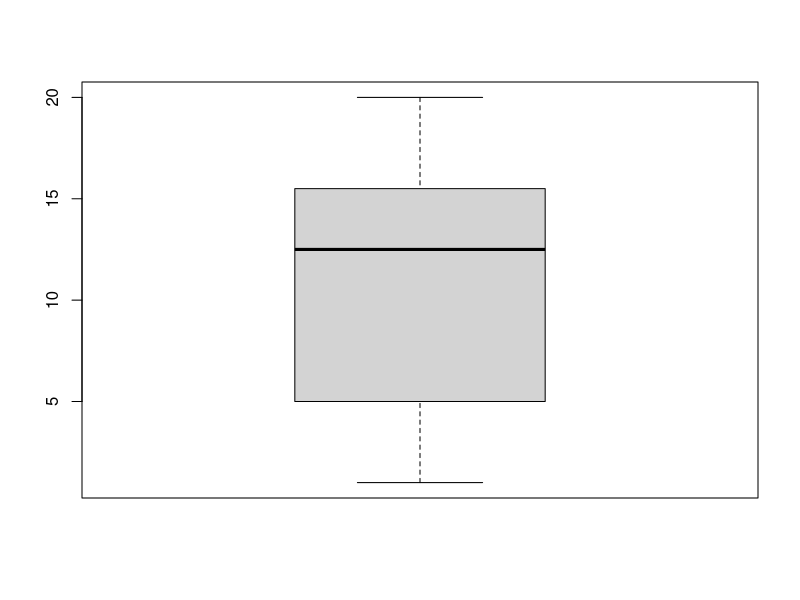
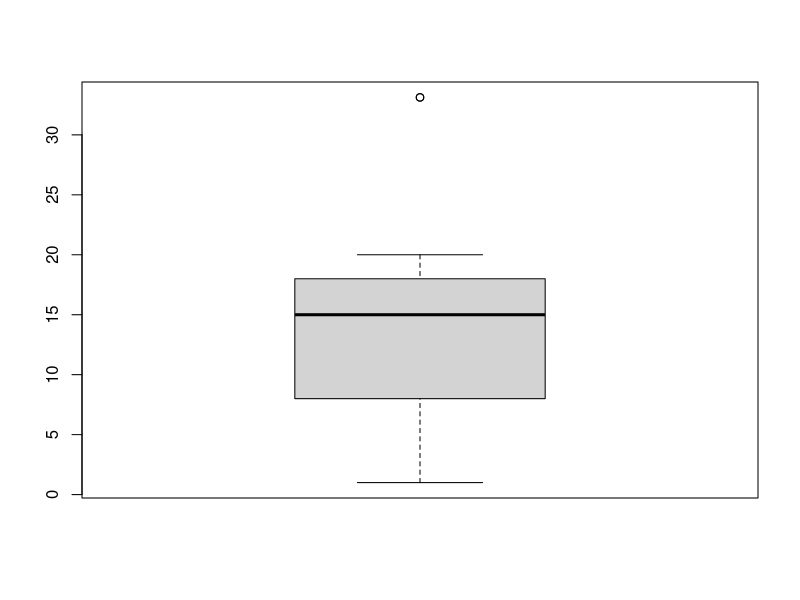
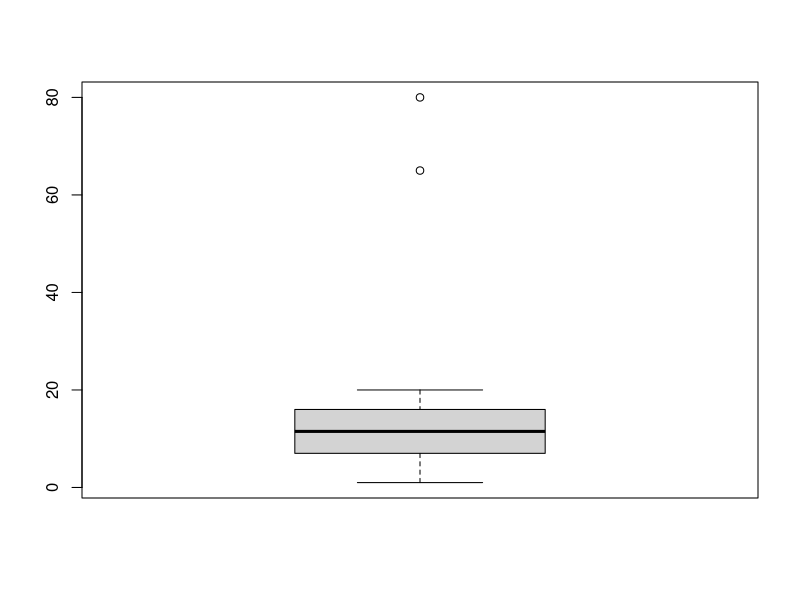
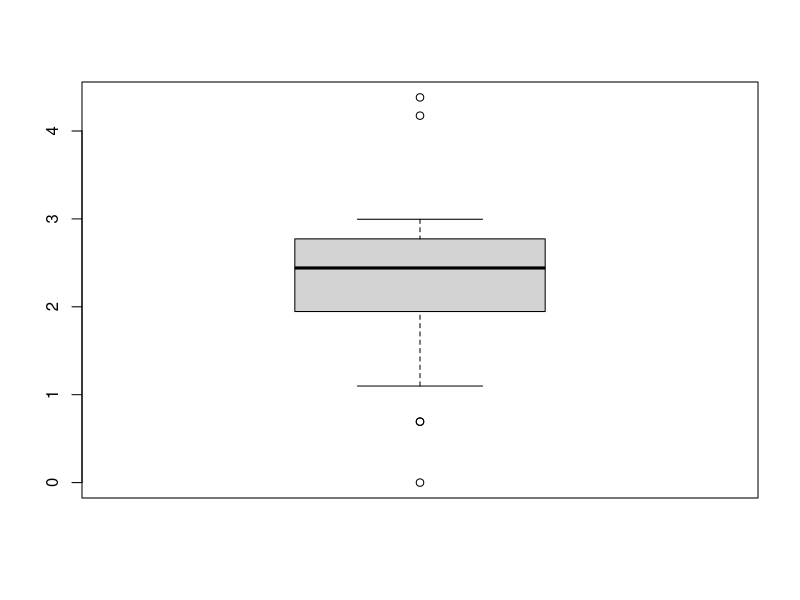

The R source for these figures, in order:
## ---- chunk 1
# 从1到100中，随机取出40个数字，带有放回，做出2个outliers，65和80
x <- c(sample(x=1:20, size=40, replace = TRUE), 65,80)
boxplot.stats(x)
# 显然2个点被显示出来

x1 <- x
length(x1)
bench <- 17.75 + 1.5 * IQR(x1) # Q3 + 1.5 * IQR
# 设置benchmark，用于作为去除outlier的标准
x1[x1 > bench]
x1 <- x1[x1 < bench]
summary(x1)
boxplot(x1)
## ---- chunk 2
x <- c(sample(x=1:20, size=40, replace = TRUE), 65,80)
bench <- 17.75 + 1.5 * IQR(x1) # Q3 + 1.5 * IQR
x[x>bench]
x[x>bench] <- bench
# 把超过bench的值全都指定为bench值
summary(x)
boxplot(x)
## ---- chunk 3
x <- c(sample(x=1:20, size=40, replace = TRUE), 65,80)
summary(x)
log.x <- log(x)
summary(log.x)
boxplot(x)
boxplot(log.x)
